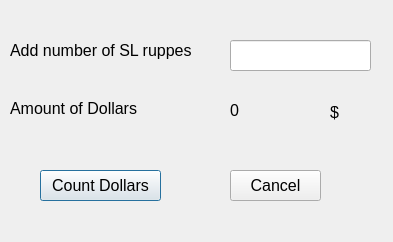
<?xml version="1.0" encoding="UTF-8"?>
<ui version="4.0">
 <class>sltodoll</class>
 <widget class="QDialog" name="sltodoll">
  <property name="geometry">
   <rect>
    <x>0</x>
    <y>0</y>
    <width>393</width>
    <height>242</height>
   </rect>
  </property>
  <property name="windowTitle">
   <string>Rs to Dollars</string>
  </property>
  <widget class="QLabel" name="label">
   <property name="geometry">
    <rect>
     <x>10</x>
     <y>40</y>
     <width>201</width>
     <height>20</height>
    </rect>
   </property>
   <property name="font">
    <font>
     <pointsize>12</pointsize>
    </font>
   </property>
   <property name="text">
    <string>Add number of SL ruppes</string>
   </property>
  </widget>
  <widget class="QLineEdit" name="lineEdit">
   <property name="geometry">
    <rect>
     <x>230</x>
     <y>40</y>
     <width>141</width>
     <height>31</height>
    </rect>
   </property>
  </widget>
  <widget class="QPushButton" name="pushButton">
   <property name="geometry">
    <rect>
     <x>40</x>
     <y>170</y>
     <width>121</width>
     <height>31</height>
    </rect>
   </property>
   <property name="font">
    <font>
     <pointsize>12</pointsize>
    </font>
   </property>
   <property name="text">
    <string>Count Dollars</string>
   </property>
  </widget>
  <widget class="QPushButton" name="pushButton_2">
   <property name="geometry">
    <rect>
     <x>230</x>
     <y>170</y>
     <width>91</width>
     <height>31</height>
    </rect>
   </property>
   <property name="font">
    <font>
     <pointsize>12</pointsize>
    </font>
   </property>
   <property name="text">
    <string>Cancel</string>
   </property>
  </widget>
  <widget class="QLabel" name="label_2">
   <property name="geometry">
    <rect>
     <x>10</x>
     <y>100</y>
     <width>151</width>
     <height>16</height>
    </rect>
   </property>
   <property name="font">
    <font>
     <pointsize>12</pointsize>
    </font>
   </property>
   <property name="text">
    <string>Amount of Dollars</string>
   </property>
  </widget>
  <widget class="QLabel" name="label_3">
   <property name="geometry">
    <rect>
     <x>230</x>
     <y>100</y>
     <width>47</width>
     <height>21</height>
    </rect>
   </property>
   <property name="font">
    <font>
     <pointsize>12</pointsize>
    </font>
   </property>
   <property name="text">
    <string>0</string>
   </property>
  </widget>
  <widget class="QLabel" name="label_4">
   <property name="geometry">
    <rect>
     <x>330</x>
     <y>102</y>
     <width>47</width>
     <height>21</height>
    </rect>
   </property>
   <property name="font">
    <font>
     <pointsize>12</pointsize>
    </font>
   </property>
   <property name="text">
    <string>$</string>
   </property>
  </widget>
 </widget>
 <resources/>
 <connections/>
</ui>
